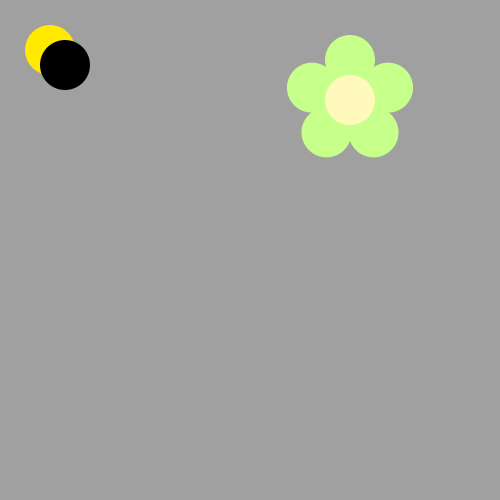
Frame 1 (no input)
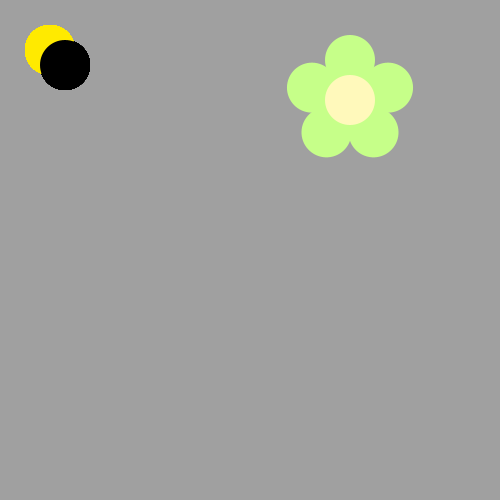
Frame 60 (the mouse pressed at the canvas centre just before this capture)
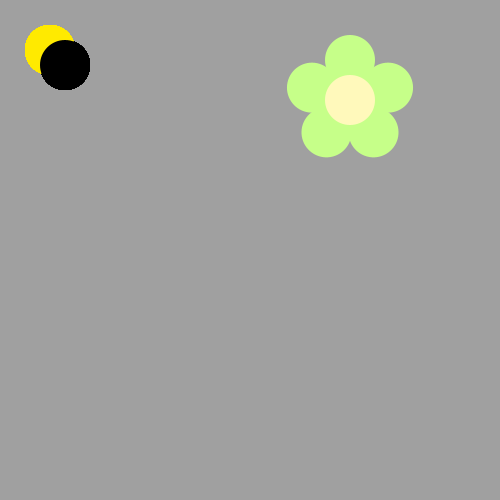
Frame 120 (the mouse held since frame 60 and released just before this capture)

The Processing sketch that drew these frames (run headless with seeded random() and noise(); from frame 60 on, the mouse is pressed at the canvas centre):

// Processing sketch: sketch_190908b
// ── sketch_190908b.pde
void draw() {
  /*Use a loop to make a body for the Bee!
   Then put his head on using drawBeeFace(x,y)
   Use Modulo to make the colors alternate 
   
   */

      
    
  fill(255, 234, 0);
  ellipse(50, 50, 50, 50);
  fill(0, 0, 0);
  ellipse(65, 65, 50, 50);
}

void drawFlower(int x, int y) {
  noStroke();
  translate(x, y);
  // draw 5 petals, rotating after each one
  fill(#c6ff89);      // green
  for (int i = 0; i < 5; i++) {
    ellipse(0, -40, 50, 50);
    rotate(radians(72));
  }
  fill(#fff9bb); // light yellow
  ellipse(0, 0, 50, 50);
} 
void drawBeeFace(int BeeFaceX, int BeeFaceY) {
  noStroke();
  fill(0, 0, 0);
  stroke(1);
  strokeWeight(5);
  line(BeeFaceX-10, BeeFaceY-27, BeeFaceX-17, BeeFaceY-50);
  line(BeeFaceX+10, BeeFaceY-27, BeeFaceX+17, BeeFaceY-50);
  ellipse(BeeFaceX-17, BeeFaceY-50, 10, 10);
  ellipse(BeeFaceX+17, BeeFaceY-50, 10, 10);
  noStroke();
  fill(255, 251, 28);
  ellipse(BeeFaceX, BeeFaceY, 60, 60); // face
  fill(255, 237, 209);
  fill(0, 0, 0);
  ellipse(BeeFaceX-10, BeeFaceY-15, 10, 10); // eyes
  ellipse(BeeFaceX+10, BeeFaceY-15, 10, 10);
  ellipse(BeeFaceX, BeeFaceY-5, 10, 10); // nose
  ellipse(BeeFaceX, BeeFaceY+10, 20, 10);// mouth
  fill(255, 251, 28);
  ellipse(BeeFaceX, BeeFaceY+5, 20, 6);
}

void setup() {
  ellipseMode(CENTER);
  size(500, 500);
  background(160, 160, 160);
  drawFlower(350, 100);
}
